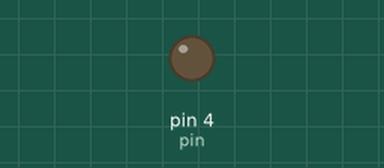
Simulated run of this sketch. Board: Arduino Uno, built with avr-gcc and run on an emulated ATmega328P. On the bench: output pins drawn as LEDs (lit = HIGH).

Above: at 0.4 s.
At 3.7 s:
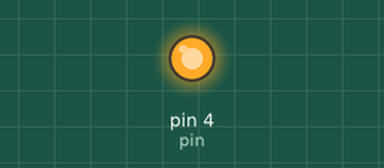
Timing chart, 0 to 5.8 s (numbered marks = the images above):
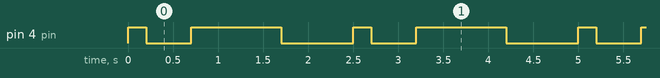

The sketch:

ledtest.ino
```cpp
int pin = 4;

void setup()
{
	pinMode(pin,OUTPUT);
}

void loop()
{
	digitalWrite(pin,HIGH);
	delay(200);
	digitalWrite(pin,LOW);
	delay(500);
	digitalWrite(pin,HIGH);
	delay(1000);
	digitalWrite(pin,LOW);
	delay(800);
}
```

Measured:
- by itself, pin 4 (pin): repeats every 2.5 s: LOW 0.50 s, HIGH 1.0 s, LOW 0.80 s, HIGH 0.20 s
- by itself, everything shown: repeats every 2.5 s, in 4 steps
